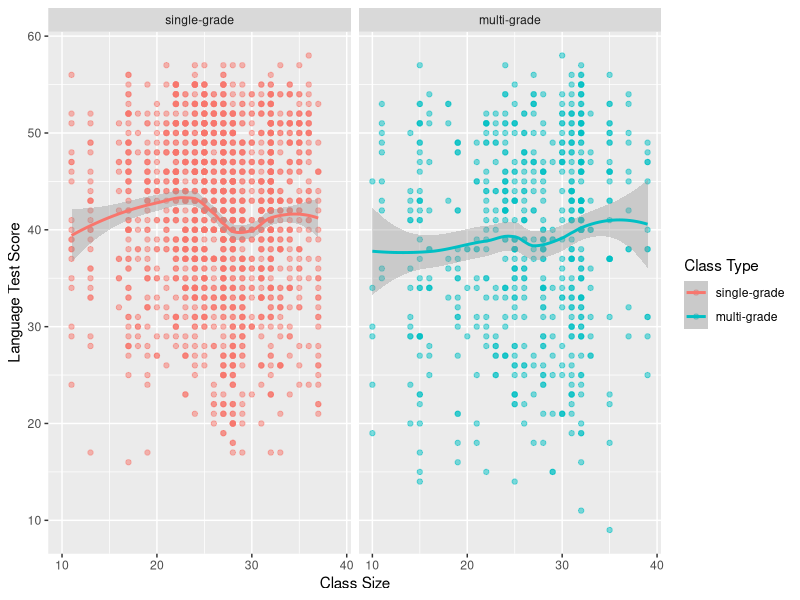
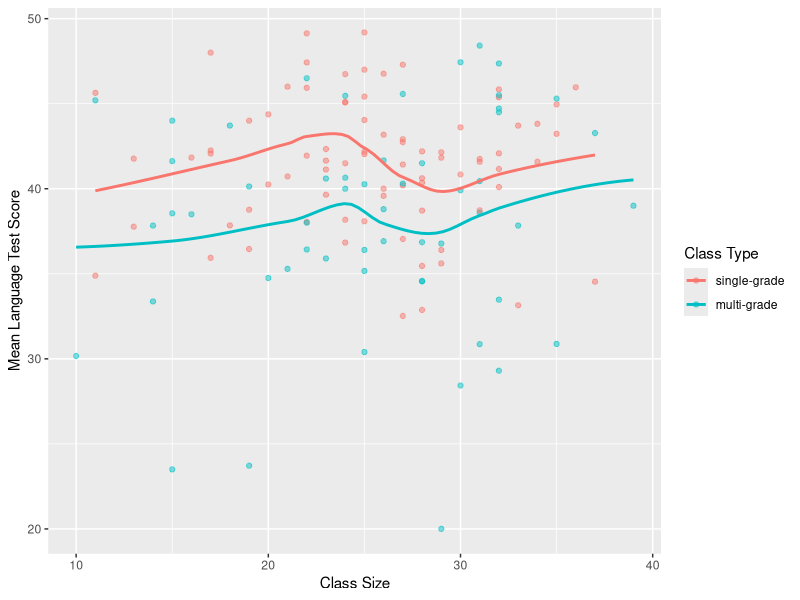
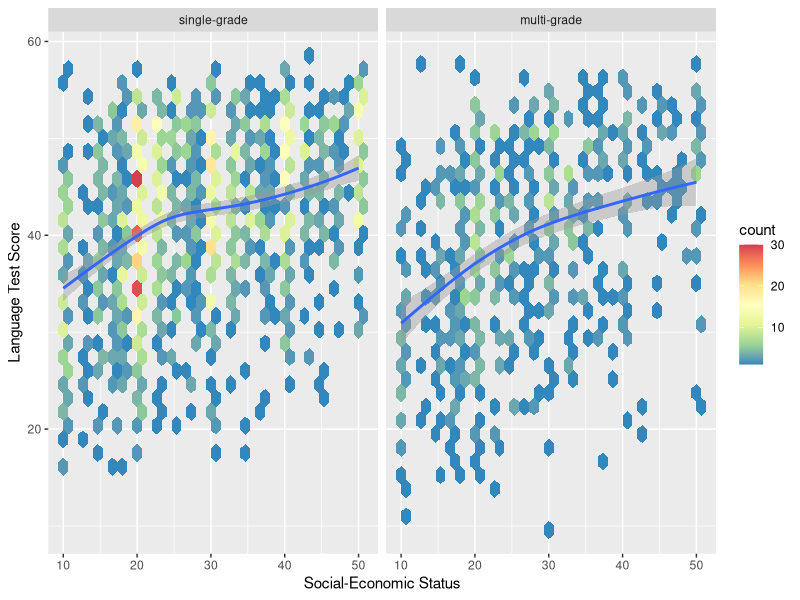

Generate these figures, in order, with R:
## ---- chunk 1
# Setup options for R Markdown
knitr::opts_chunk$set(
  echo       = FALSE,    # Do not print the code
  warning    = FALSE,    # Suppress warnings
  message    = FALSE,    # Suppress messages
  fig.align  = "center", # Center figures
  fig.width  = 2.7,      # Good standard figure width for single-panel figures
  fig.height = 2.4       # Good standard figure height for single-panel figures
)
# Set options
options(
  digits = 3, # limit the number of significant digits
  width  = 63 # limit the width of code output
)

library(tidyverse)

## ---- chunk 2
attribute_info <- data.frame(
  Attribute = c("lang", "IQ", "class",
                "GS", "SES", "COMB"),
    Description = c("	language test score","verbal IQ",
                  "class ID",
                  "class size: number of eighth-grade pupils recorded in the class",
                  "social-economic status of pupil’s family",
                  "were the pupils taught in a multi-grade class (0/1)? Classes which contained pupils from grades 7 and 8 are coded 1, but only eighth-graders were tested")
)
knitr::kable(attribute_info, caption = "The variables of the data set")
## ---- chunk 3
library(tidyverse)
data("nlschools", package = "MASS")

nlschools2 <-
  as_tibble(nlschools) %>%
  mutate(COMB = fct_recode(COMB, "single-grade" = "0", "multi-grade" = "1"))

# Rename variables
nlschools_renamed <- nlschools2 %>%
  rename(
    Class.type = COMB,
    Class.size = GS,
    Test.score = lang,
    Class.Id = class
  )

glimpse(nlschools_renamed)
## ---- chunk 4

# Create a scatter plot
ggplot(nlschools_renamed, aes(Class.size, Test.score, color = as.factor(Class.type))) +
  geom_point(alpha = 0.5) +  
  geom_smooth(method = "loess") +
  facet_wrap(~ Class.type) +
  labs(x = "Class Size",
       y = "Language Test Score",
       color = "Class Type")

## ---- chunk 5

# Summarize the data by computing the mean language test score for each class
summary_by_class <- nlschools_renamed %>%
  group_by(Class.Id, Class.size, Class.type) %>%
  summarize(Mean_Test_Score = mean(Test.score, na.rm = TRUE))

# View the summary data
print(summary_by_class)

# Plot the relationship between class size, class type, and mean language test score
ggplot(summary_by_class, aes(Class.size, y = Mean_Test_Score, color = as.factor(Class.type))) +
  geom_point(alpha = 0.5) +
  geom_smooth(method = "loess", se = FALSE) +
  labs(x = "Class Size",
       y = "Mean Language Test Score",
       color = "Class Type")
## ---- chunk 6

ggplot(nlschools_renamed, aes(SES, Test.score, color = Class.size))+
  geom_hex() +
  scale_fill_distiller(palette = "Spectral") +
  geom_smooth() +
  facet_wrap(~ Class.type) +
  labs(x = "Social-Economic Status",
       y = "Language Test Score")
      
